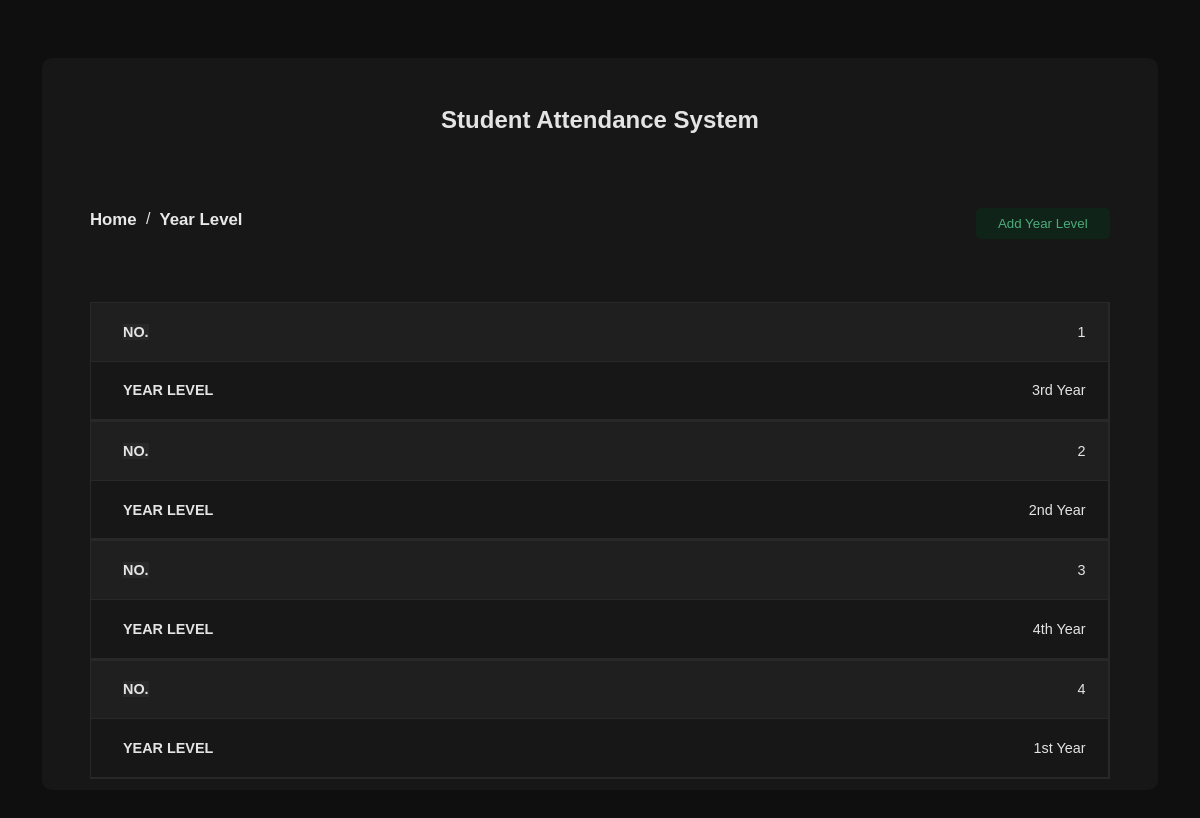
The page /YearLevel/ on the database its author committed.
### students/models.py (models this page shows, shortened)
class YearLevel(models.Model):
    yearlevel = models.CharField(max_length=255)

### students/views.py (the view)
# urls.py: path('YearLevel/', views.YearLevelPage, name='YearLevel'),
def YearLevelPage(request):
  yearlevel_count = YearLevel.objects.count()
  yearLevel = YearLevel.objects.all().values()
  template = loader.get_template('YearLevel.html')
  context = {
    'yearlevel_list': yearLevel,
    'yearlevel_count': yearlevel_count
  }
  return HttpResponse(template.render(context, request))

### students/templates/YearLevel.html (shortened to what this page needs)
{% extends "master.html" %}
{% block content %}
    <main id="yearlevel-table">
        <div class="home-container">
            <h2>Student Attendance System</h2>
            <div class="HC-Container">
                <div class="SC_Top">
                    <div class="NavBar">
                        <div><a href="/"><h2>Home &nbsp;</h2></a></div>
                        <span>/</span>
                        <div><a href="/YearLevel"><h2>&nbsp; Year Level</h2></a></div>
                    </div>
                    <a hx-get="/addYearLevel" hx-target="#overlay" ><button class="Add-btn" type="button">Add Year Level</button></a>
                </div>
                <table>
                    <tbody>
                        <tr>
                            {% for yearlevels in yearlevel_list %}
                            <td class="td-edit">{{ forloop.counter }}</td>
                            <td class="td-edit">{{ yearlevels.yearlevel }}</td>
                            </tr>
                            {%endfor %}
                    </tbody>
                </table>
            </div>
        </div>
    </main>
{% endblock %}

### students/static/style.css (style rules this page uses)
@media (max-width : 1980px) { * { padding: 0; margin: 0; } }
@media (max-width : 1980px) { body { background-color: #0f0f0f; color: #e4e4e4; font-family: Arial, Helvetica, sans-serif; } }
@media (max-width : 1980px) { main { width: 100vw; height: 100vh; display: flex; justify-content: center; align-items: center; } }
@media (max-width : 1980px) { .NavBar { display: flex; } }
@media (max-width : 1980px) { .SC_Top { display: flex; flex-direction: row; align-items: center; justify-content: space-between; width: 100%; } }
@media (max-width : 1980px) { .SC_Top a { color: #e8e8e8; text-decoration: none; font-size: 0.7rem; } }
@media (max-width : 1980px) { .SC_Top { height: 5%; margin-bottom: 1%; } }
@media (max-width : 1980px) { table { border-collapse: collapse; width: 100%; } }
@media (max-width : 1980px) { .Add-btn { background-color: #102319; padding: 0.5rem 1.4rem; border: none; color: #4eac7b; border-radius: 5px; display: flex; transition: all ease; } }
@media (max-width : 1980px) { .home-container { padding: 3rem; display: flex; flex-direction: column; width: 85%; height: 75vh; background-color: #171717; border-radius: 10px; overflow-y: auto; overflow-x: hidden; } }
@media (max-width : 1980px) { .HC-Container { width: 100%; height: 100%; } }
@media (max-width : 1980px) { .home-container table { width: 100%; } }
@media (max-width : 1980px) { .home-container .td-edit { padding-left: 2rem; height: 2%; font-size: 0.9rem; font-weight: 500; height: 3rem; border-right: 1px solid #282828; border-bottom: 1px solid #282828; } }
@media (max-width : 1980px) { .home-container h2 { text-align: center; margin-bottom: 2%; } }
@media only screen and (max-width: 760px),
(min-device-width: 768px) and (max-device-width: 1024px) { .home-container h2 { margin-bottom: 6%; } }
@media only screen and (max-width: 760px),
(min-device-width: 768px) and (max-device-width: 1024px) { .SC_Top { margin-bottom: 5%; } }
@media only screen and (max-width: 760px),
(min-device-width: 768px) and (max-device-width: 1024px) { .SC_Top { width: 100%; height: 10%; } }
@media only screen and (max-width: 760px),
(min-device-width: 768px) and (max-device-width: 1024px) { table .td-edit { padding-left: 0rem; } }
@media only screen and (max-width: 760px),
(min-device-width: 768px) and (max-device-width: 1024px) { table, thead, tbody, th, td, tr { display: block; } }
@media only screen and (max-width: 760px),
(min-device-width: 768px) and (max-device-width: 1024px) { tr { border: 1px solid #282828; } }
@media only screen and (max-width: 760px),
(min-device-width: 768px) and (max-device-width: 1024px) { td { display: block; font-size: .8em; text-align: right; display: flex; justify-content: space-between; align-items: center; padding: 0.3rem 1.4rem; } }
@media only screen and (max-width: 760px),
(min-device-width: 768px) and (max-device-width: 1024px) { td:before { content: attr(data-label); float: left; font-weight: bold; text-transform: uppercase; } }
@media only screen and (max-width: 760px),
(min-device-width: 768px) and (max-device-width: 1024px) { td:nth-of-type(1):before { content: "No."; background-color: #282828; } }
@media only screen and (max-width: 760px),
(min-device-width: 768px) and (max-device-width: 1024px) { #yearlevel-table td:nth-of-type(1) { background-color: #1f1f1f; } }
@media only screen and (max-width: 760px),
(min-device-width: 768px) and (max-device-width: 1024px) { #yearlevel-table td:nth-of-type(2):before { content: "Year Level"; } }

### rows shown on the page
YearLevel: yearlevel "3rd Year"
YearLevel: yearlevel "2nd Year"
YearLevel: yearlevel "4th Year"
YearLevel: yearlevel "1st Year"
